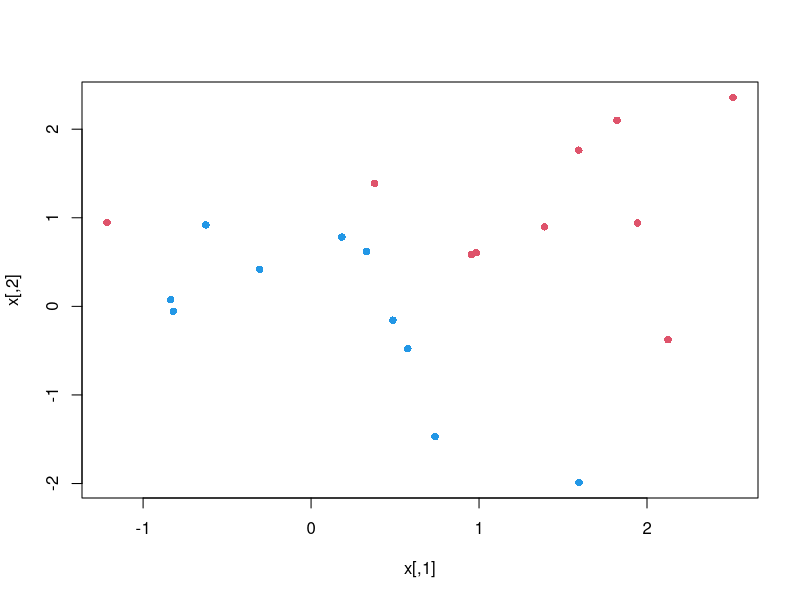
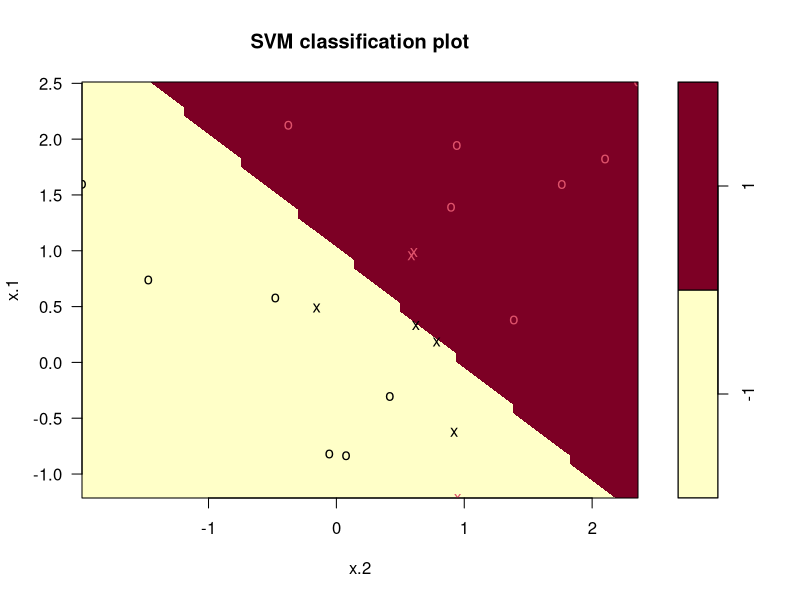
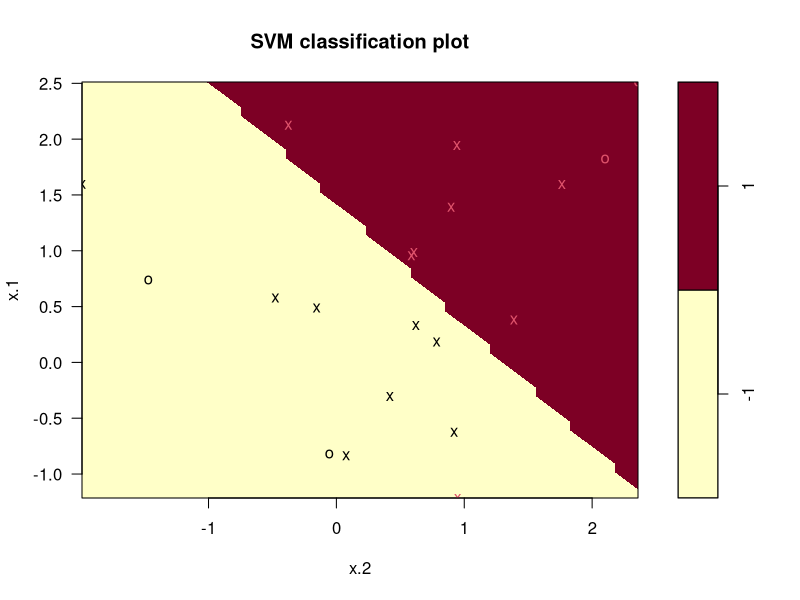
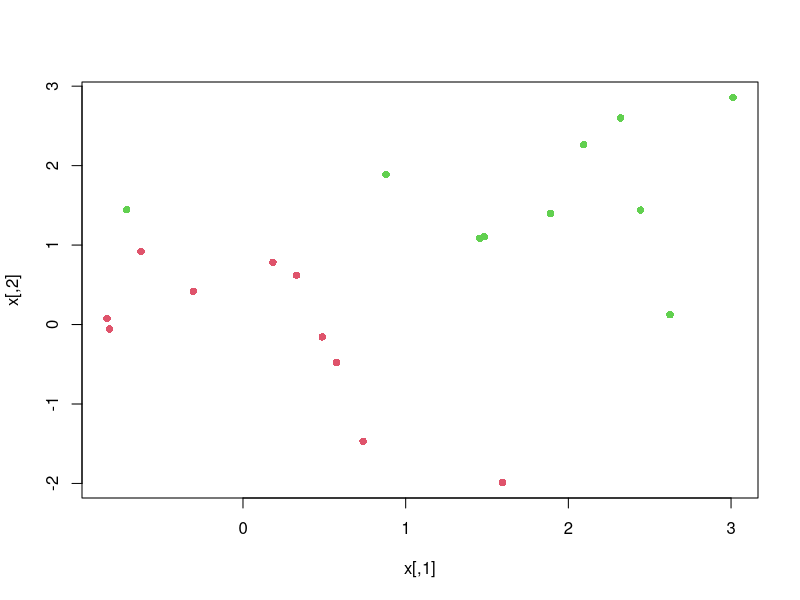
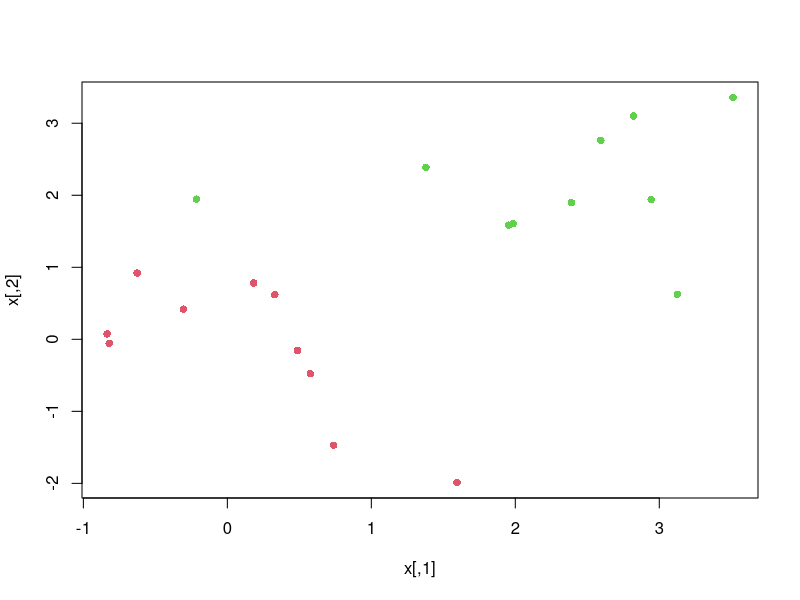
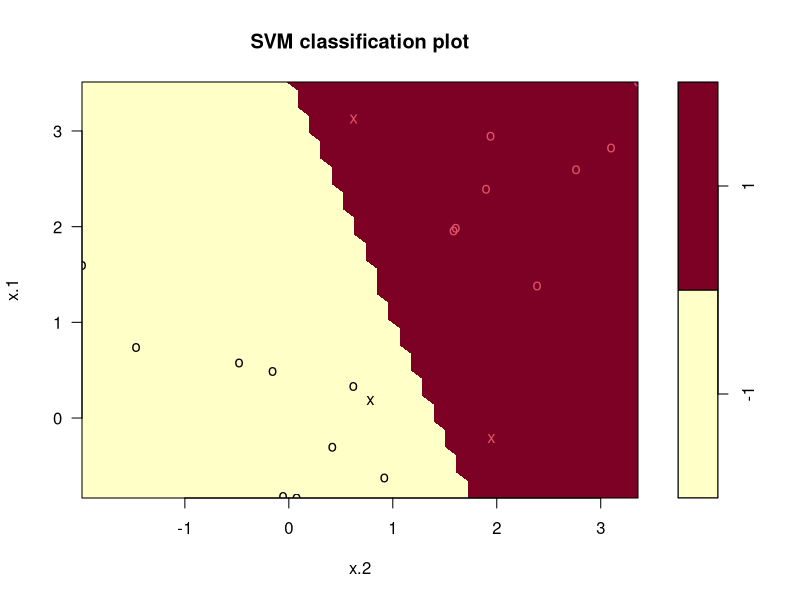
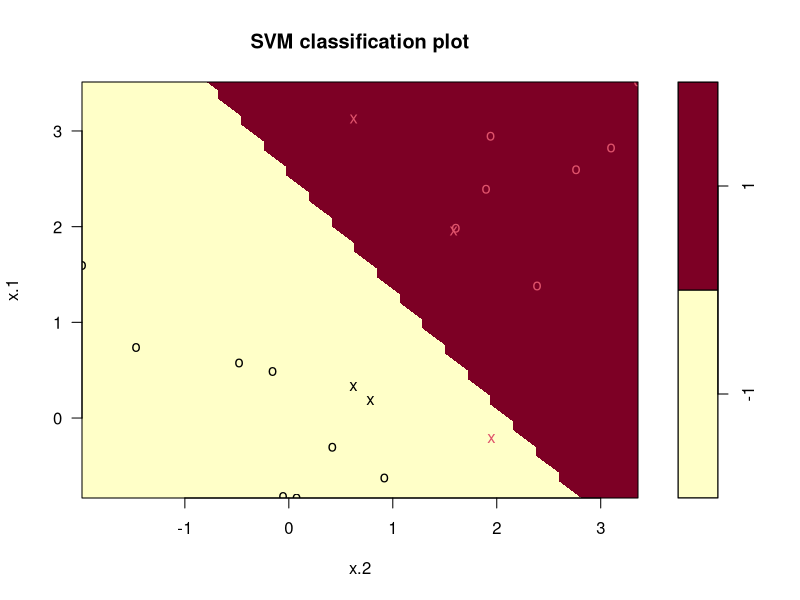
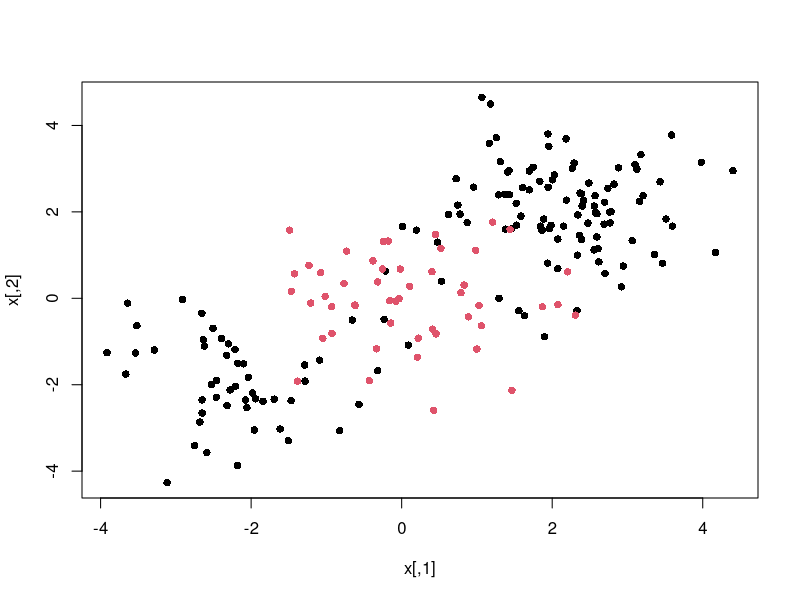

The R source for these figures, in order:
## ---- chunk 1
set.seed(1)
x <- matrix(rnorm(20 * 2), ncol = 2)
y <- c( rep (-1, 10) , rep (1 , 10) )
x[y == 1, ] <- x[ y == 1, ] + 1
plot(x, col = (3 - y), pch=16)
## ---- chunk 2
dat <- data.frame(x = x, y = as.factor(y)) 
library(e1071)
svmfit <- svm(y ~ ., data = dat, kernel = "linear", 
              cost = 10 , scale = FALSE )
## ---- chunk 3
plot(svmfit, dat) # first peek, not great
## ---- chunk 4
svmfit$index
## ---- chunk 5
summary(svmfit)
## ---- chunk 6
svmfit <- svm(y ~ ., data = dat, kernel = "linear",
              cost = 0.1 , scale = FALSE )
plot(svmfit, dat) 
svmfit$index
## ---- chunk 7
set.seed(1)
tune.out <- tune(svm, y ~ ., data = dat , kernel = "linear",
                 ranges = list(cost = c(0.001, 0.01, 0.1,
                                        1, 5, 10, 100)))
## ---- chunk 8
summary(tune.out)
## ---- chunk 9
bestmod <- tune.out$best.model
summary(bestmod) 
## ---- chunk 10
xtest <- matrix(rnorm(20 * 2), ncol = 2)
ytest <- sample(c(-1, 1), 20, rep = TRUE)
xtest[ ytest == 1, ] <- xtest[ytest == 1, ] + 1
testdat <- data.frame(x = xtest, y = as.factor(ytest))
## ---- chunk 11
ypred <- predict(bestmod, testdat)

#our own confusion matrix
table(predict = ypred, truth = testdat$y)  #not bad!

## ---- chunk 12
svmfit <- svm(y ~ ., data = dat, kernel = "linear",
              cost = .01, scale = FALSE)
ypred <- predict(svmfit, testdat)

table(predict = ypred, truth = testdat$y) # not as good
## ---- chunk 13
x[y == 1, ] <- x[y == 1, ] + 0.5
plot (x, col = (y + 5) / 2, pch = 16)
## ---- chunk 14
dat <- data.frame(x = x, y = as.factor(y)) 
svmfit <- svm(y ~ ., data = dat, kernel = "linear", cost = 1e5 )
## ---- chunk 15
x[y == 1, ] <- x[y == 1, ] + 0.5
plot (x, col = (y + 5) / 2, pch = 16)
## ---- chunk 16
dat <- data.frame(x = x, y = as.factor(y)) 
svmfit <- svm(y ~ ., data = dat, kernel = "linear", cost = 1e5 )

plot(svmfit , dat) 
## ---- chunk 17
svmfit <- svm(y ~ ., data = dat, kernel = "linear", cost = 1)
summary(svmfit) 
plot(svmfit, dat) 
## ---- chunk 18
set.seed(1)
x <- matrix(rnorm(200 * 2), ncol = 2)
x[1:100, ] <- x [1:100, ] + 2
x[ 101:150 , ] <- x [101:150, ] - 2
y <- c(rep(1, 150),  rep(2, 50))
dat <- data.frame(x = x, y = as.factor(y)) 

# always plot
plot (x, col = y, pch = 16)
## ---- chunk 19
train <- sample(200, 100)
svmfit <- svm(y ~ ., data = dat[train, ], 
              kernel = "radial", gamma = 1 ,cost = 1)
plot(svmfit, dat[train, ]) # ok!
## ---- chunk 20
summary(svmfit) 
## ---- chunk 21
svmfit <- svm(y ~ ., data = dat[train, ], kernel = "radial",
              gamma = 1, cost = 1e5 )
plot(svmfit, dat[train, ])
## ---- chunk 22
set.seed(1)
tune.out <- tune(svm, y ~ ., data = dat[train, ], kernel = "radial",
ranges = list (
  cost = c (0.1, 1, 10, 100, 1000),
  gamma = c (0.5, 1, 2, 3, 4)
  )
)
summary(tune.out)
## ---- chunk 23
table(
  true = dat[-train, "y"], pred = predict (
    tune.out$best.model, newdata = dat[-train, ]
    )
  )
## ---- chunk 24
library(ROCR)

rocplot <- function(pred, truth , ...) {
  predob <- prediction (pred , truth )
  perf <- performance (predob , " tpr ", " fpr ")
  plot (perf , ...)
  }
## ---- chunk 25
svmfit.opt <- svm(y ~ ., data = dat[train, ], 
kernel = "radial", gamma = 2, cost = 1, decision.values = T)

fitted <- attributes(
  predict(svmfit.opt, dat[ train, ], decision.values = TRUE)
  )$decision.values
